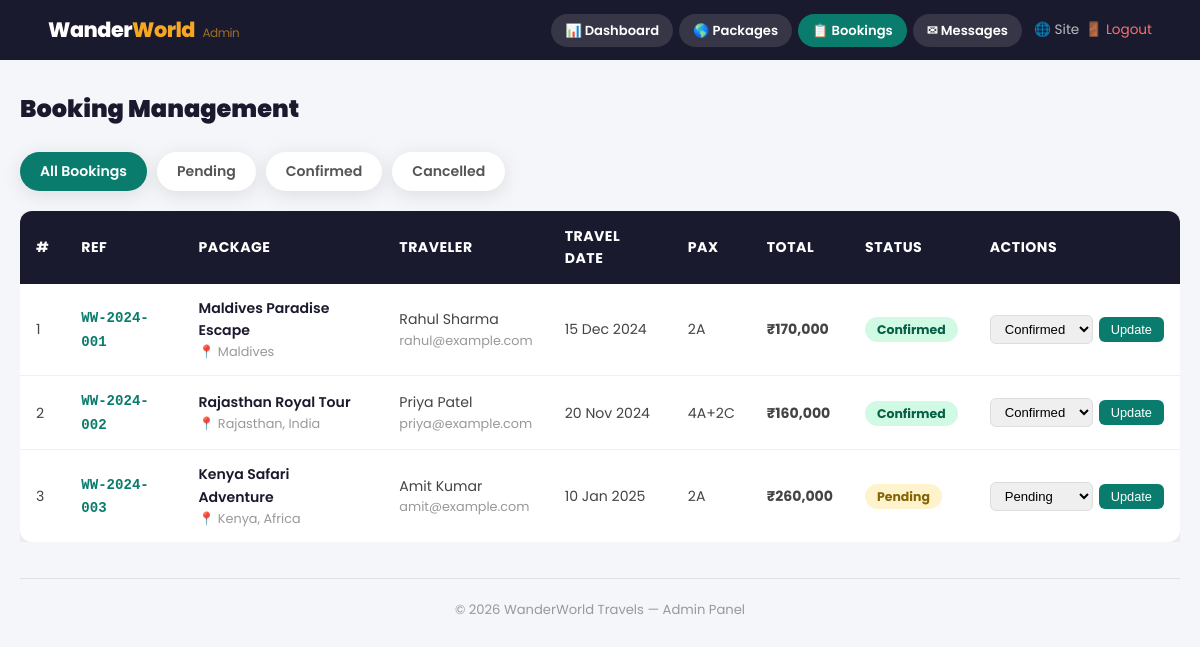
Page /admin.php?section=bookings (signed in) on the committed database.
### tables this page shows
CREATE TABLE IF NOT EXISTS bookings (
    id INT AUTO_INCREMENT PRIMARY KEY,
    booking_ref VARCHAR(20) UNIQUE NOT NULL,
    package_id INT NOT NULL,
    first_name VARCHAR(100) NOT NULL,
    last_name VARCHAR(100) NOT NULL,
    email VARCHAR(200) NOT NULL,
    phone VARCHAR(20) NOT NULL,
    travel_date DATE NOT NULL,
    num_adults INT NOT NULL DEFAULT 1,
    num_children INT DEFAULT 0,
    special_requests TEXT,
    total_price DECIMAL(10,2) NOT NULL,
    status ENUM('Pending','Confirmed','Cancelled') DEFAULT 'Pending',
    created_at TIMESTAMP DEFAULT CURRENT_TIMESTAMP,
    FOREIGN KEY (package_id) REFERENCES packages(id) ON DELETE CASCADE
);

CREATE TABLE IF NOT EXISTS packages (
    id INT AUTO_INCREMENT PRIMARY KEY,
    name VARCHAR(200) NOT NULL,
    destination VARCHAR(200) NOT NULL,
    category ENUM('Beach','Adventure','Cultural','Wildlife','Mountain','Luxury') NOT NULL,
    duration INT NOT NULL COMMENT 'Days',
    price DECIMAL(10,2) NOT NULL,
    original_price DECIMAL(10,2) DEFAULT NULL,
    max_people INT DEFAULT 20,
    image_url VARCHAR(500),
    gallery TEXT COMMENT 'JSON array of image URLs',
    short_desc TEXT,
    description LONGTEXT,
    itinerary LONGTEXT COMMENT 'JSON array of day-wise itinerary',
    includes TEXT COMMENT 'What is included',
    excludes TEXT COMMENT 'What is excluded',
    rating DECIMAL(2,1) DEFAULT 4.5,
    reviews_count INT DEFAULT 0,
    is_featured TINYINT(1) DEFAULT 0,
    is_active TINYINT(1) DEFAULT 1,
    created_at TIMESTAMP DEFAULT CURRENT_TIMESTAMP
);

### admin.php (the view, shortened to what this page needs)
<?php
require_once 'config.php';
$is_admin = !empty($_SESSION['admin']);
if ($is_admin) {
    $total_pkg  = $conn->query("SELECT COUNT(*) c FROM packages")->fetch_assoc()['c'];
    $total_book = $conn->query("SELECT COUNT(*) c FROM bookings")->fetch_assoc()['c'];
    $pending    = $conn->query("SELECT COUNT(*) c FROM bookings WHERE status='Pending'")->fetch_assoc()['c'];
    $confirmed  = $conn->query("SELECT COUNT(*) c FROM bookings WHERE status='Confirmed'")->fetch_assoc()['c'];
    $total_rev  = $conn->query("SELECT SUM(total_price) s FROM bookings WHERE status='Confirmed'")->fetch_assoc()['s'] ?? 0;
    $filter   = isset($_GET['filter']) ? $conn->real_escape_string($_GET['filter']) : '';
    $w        = $filter ? "WHERE b.status = '$filter'" : '';
    $bookings = $conn->query("SELECT b.*, p.name as pkg_name, p.destination FROM bookings b JOIN packages p ON b.package_id = p.id $w ORDER BY b.created_at DESC");
    $section      = isset($_GET['section']) ? $_GET['section'] : 'dashboard';
}
?>
<!DOCTYPE html>
<html lang="en">
<head>
    <link rel="stylesheet" href="style.css">
</head>
<body style="background:var(--light-gray);">
<?php if (!$is_admin): ?>
<div style="min-height:100vh; display:flex; align-items:center; justify-content:center; background:var(--dark);">
    <div style="background:white; border-radius:16px; padding:40px; width:380px; box-shadow:0 20px 60px rgba(0,0,0,0.4);">
        <div style="text-align:center; margin-bottom:28px;">
            <div class="logo">Wander<span>World</span></div>
            <div style="color:#6c757d; font-size:0.9rem; margin-top:8px;">Admin Panel</div>
        </div>
        <?php if (isset($login_error)): ?>
        <div class="alert alert-error"><?= $login_error ?></div>
        <?php endif; ?>
        <form method="POST">
            <div class="form-group">
                <label>Admin Password</label>
                <input type="password" name="password" placeholder="Enter password" required autofocus>
            </div>
            <button type="submit" class="submit-btn" style="margin-top:8px;">Login &rarr;</button>
        </form>
        <div style="text-align:center; margin-top:16px; font-size:0.82rem; color:#999;">Default password: admin123</div>
    </div>
</div>
<?php else: ?>
<nav style="background:var(--dark); padding:0 4%;">
    <div style="display:flex; justify-content:space-between; align-items:center; min-height:60px; flex-wrap:wrap; gap:8px; padding:8px 0;">
        <span class="logo" style="font-size:1.3rem;">Wander<span>World</span>
            <span style="font-size:0.75rem; opacity:0.6; font-weight:400; margin-left:4px;">Admin</span>
        </span>
        <div style="display:flex; gap:6px; align-items:center; flex-wrap:wrap;">
            <?php foreach (['dashboard' => '&#128202; Dashboard', 'packages' => '&#127758; Packages', 'bookings' => '&#128203; Bookings', 'messages' => '&#9993; Messages'] as $s => $lbl): ?>
            <a href="admin.php?section=<?= $s ?>"
               style="padding:6px 14px; border-radius:20px; font-size:0.82rem; font-weight:600; text-decoration:none;
                      background:<?= $section == $s ? 'var(--primary)' : 'rgba(255,255,255,0.12)' ?>;
                      color:white;"><?= $lbl ?></a>
            <?php endforeach; ?>
            <a href="index.php" style="color:rgba(255,255,255,0.7); font-size:0.85rem; margin-left:6px; text-decoration:none;" target="_blank">&#127760; Site</a>
            <a href="admin.php?logout=1" style="color:#f87171; font-size:0.85rem; text-decoration:none;">&#128682; Logout</a>
        </div>
    </div>
</nav>
<div class="admin-wrap">
<?php
if ($section === 'dashboard'): ?>
    <h2 style="font-size:1.5rem; font-weight:900; color:var(--dark); margin-bottom:24px;">Dashboard Overview</h2>
    <div style="display:grid; grid-template-columns:repeat(auto-fill,minmax(180px,1fr)); gap:16px; margin-bottom:32px;">
        <div class="stat-box"><div class="n" style="color:var(--primary);"><?= $total_pkg ?></div><div class="l">Total Packages</div></div>
        <div class="stat-box"><div class="n" style="color:#2563eb;"><?= $total_book ?></div><div class="l">Total Bookings</div></div>
        <div class="stat-box"><div class="n" style="color:#d97706;"><?= $pending ?></div><div class="l">Pending</div></div>
        <div class="stat-box"><div class="n" style="color:#059669;"><?= $confirmed ?></div><div class="l">Confirmed</div></div>
        <div class="stat-box"><div class="n" style="color:#7c3aed;">&#8377;<?= number_format($total_rev) ?></div><div class="l">Total Revenue</div></div>
    </div>
    <div style="display:flex; gap:12px; flex-wrap:wrap;">
        <a href="admin.php?section=packages&show_form=1" class="btn-add">+ Add New Package</a>
        <a href="admin.php?section=bookings" class="btn-add" style="background:#2563eb;">Manage Bookings</a>
        <a href="admin.php?section=messages" class="btn-add" style="background:#7c3aed;">View Messages</a>
    </div>
<?php
elseif ($section === 'bookings'): ?>
    <h2 style="font-size:1.5rem; font-weight:900; color:var(--dark); margin-bottom:24px;">Booking Management</h2>
    <div style="display:flex; gap:10px; margin-bottom:20px; flex-wrap:wrap;">
        <?php foreach ([''=>'All Bookings', 'Pending'=>'Pending', 'Confirmed'=>'Confirmed', 'Cancelled'=>'Cancelled'] as $f => $label): ?>
        <a href="admin.php?section=bookings&filter=<?= $f ?>"
           style="padding:8px 20px; border-radius:25px; font-size:0.88rem; font-weight:600; text-decoration:none;
                  background:<?= $filter == $f ? 'var(--primary)' : 'white' ?>;
                  color:<?= $filter == $f ? 'white' : '#555' ?>;
                  box-shadow:var(--shadow);"><?= $label ?></a>
        <?php endforeach; ?>
    </div>
    <div style="overflow-x:auto;">
        <table>
            <thead>
                <tr>
                    <th>#</th><th>Ref</th><th>Package</th><th>Traveler</th>
                    <th>Travel Date</th><th>Pax</th><th>Total</th><th>Status</th><th>Actions</th>
                </tr>
            </thead>
            <tbody>
                <?php
                $bookings->data_seek(0);
                if ($bookings->num_rows == 0): ?>
                <?php endif;
                $i = 1;
                while ($b = $bookings->fetch_assoc()): ?>
                <tr>
                    <td><?= $i++ ?></td>
                    <td><strong style="font-family:monospace; color:var(--primary);"><?= htmlspecialchars($b['booking_ref']) ?></strong></td>
                    <td>
                        <div style="font-weight:600; color:#1a1a2e;"><?= htmlspecialchars($b['pkg_name']) ?></div>
                        <div style="font-size:0.8rem; color:#999;">&#128205; <?= htmlspecialchars($b['destination']) ?></div>
                    </td>
                    <td>
                        <div><?= htmlspecialchars($b['first_name'] . ' ' . $b['last_name']) ?></div>
                        <div style="font-size:0.8rem; color:#999;"><?= htmlspecialchars($b['email']) ?></div>
                    </td>
                    <td><?= date('d M Y', strtotime($b['travel_date'])) ?></td>
                    <td><?= $b['num_adults'] ?>A<?= $b['num_children'] > 0 ? '+' . $b['num_children'] . 'C' : '' ?></td>
                    <td><strong>&#8377;<?= number_format($b['total_price']) ?></strong></td>
                    <td><span class="status-badge status-<?= $b['status'] ?>"><?= $b['status'] ?></span></td>
                    <td>
                        <form method="POST" style="display:flex; gap:6px; align-items:center;">
                            <select name="status" class="inline">
                                <option value="Pending"   <?= $b['status'] == 'Pending'   ? 'selected' : '' ?>>Pending</option>
                                <option value="Confirmed" <?= $b['status'] == 'Confirmed' ? 'selected' : '' ?>>Confirmed</option>
                            </select>
                            <button type="submit" class="upd-btn">Update</button>
                        </form>
                    </td>
                </tr>
                <?php endwhile; ?>
            </tbody>
        </table>
    </div>
<?php
endif;  ?>
    <div style="margin-top:36px; padding-top:20px; border-top:1px solid #e0e0e0; font-size:0.82rem; color:#999; text-align:center;">
        &copy; <?= date('Y') ?> <?= SITE_NAME ?> &mdash; Admin Panel
    </div>
</div>
<?php endif;  ?>
</body>
</html>

### style.css (style rules this page uses)
*, *::before, *::after { box-sizing: border-box; margin: 0; padding: 0; }
:root { --primary: #0a7c6e; --primary-dark: #065a50; --primary-light: #e6f4f2; --primary-mid: #0d9b8a; --accent: #f5a623; --accent-dark: #d4891a; --accent-light: #fff3d6; --dark: #1a1a2e; --dark-2: #16213e; --gray: #6c757d; --gray-light: #adb5bd; --light-gray: #f4f6f9; --white: #ffffff; --shadow-sm: 0 2px 8px rgba(0,0,0,0.08); --shadow: 0 4px 20px rgba(0,0,0,0.1); --shadow-hover: 0 12px 40px rgba(0,0,0,0.18); --shadow-card: 0 6px 30px rgba(0,0,0,0.12); --radius: 14px; --radius-sm: 8px; --radius-lg: 20px; --transition: all 0.3s cubic-bezier(0.4, 0, 0.2, 1); --font-body: 'Poppins', 'Segoe UI', Tahoma, Geneva, Verdana, sans-serif; --font-heading: 'Playfair Display', Georgia, serif; }
html { scroll-behavior: smooth; }
body { font-family: var(--font-body); color: #333; background: #fff; line-height: 1.6; overflow-x: hidden; }
a { text-decoration: none; color: inherit; }
.logo { font-size: 1.6rem; font-weight: 800; color: var(--white); letter-spacing: -0.5px; font-family: var(--font-body); }
.logo span { color: var(--accent); }

### admin.php (style rules this page uses)
.admin-wrap { max-width:1200px; margin:0 auto; padding:30px 20px; }
table { width:100%; border-collapse:collapse; background:white; border-radius:12px; overflow:hidden; box-shadow:var(--shadow); }
th { background:var(--dark); color:white; padding:14px 16px; text-align:left; font-size:0.88rem; text-transform:uppercase; letter-spacing:0.5px; }
td { padding:13px 16px; border-bottom:1px solid #f0f0f0; font-size:0.88rem; color:#444; vertical-align:middle; }
tr:last-child td { border-bottom:none; }
.status-badge { padding:4px 12px; border-radius:20px; font-size:0.78rem; font-weight:700; }
.status-Pending { background:#fff3cd; color:#856404; }
.status-Confirmed { background:#d1fae5; color:#065f46; }
select.inline { padding:5px 10px; border:1px solid #ddd; border-radius:6px; font-size:0.82rem; }
.upd-btn { padding:5px 12px; background:var(--primary); color:white; border:none; border-radius:6px; font-size:0.8rem; cursor:pointer; }

### rows in the picture
bookings: booking_ref "WW-2024-001", package.name "Maldives Paradise Escape", package.destination "Maldives", first_name+last_name "Rahul Sharma", email "rahul@example.com", travel_date "15 Dec 2024", num_adults "2", total_price "170,000", status "Confirmed"
bookings: booking_ref "WW-2024-002", package.name "Rajasthan Royal Tour", package.destination "Rajasthan, India", first_name+last_name "Priya Patel", email "priya@example.com", travel_date "20 Nov 2024", num_adults "4", num_children "2", total_price "160,000", status "Confirmed"
bookings: booking_ref "WW-2024-003", package.name "Kenya Safari Adventure", package.destination "Kenya, Africa", first_name+last_name "Amit Kumar", email "amit@example.com", travel_date "10 Jan 2025", num_adults "2", total_price "260,000", status "Pending"

### other values in the picture
$lbl "📊 Dashboard"
$lbl "🌎 Packages"
$lbl "📋 Bookings"
$lbl "✉ Messages"
$label "All Bookings"
$label "Pending"
$label "Confirmed"
$label "Cancelled"
SITE_NAME "WanderWorld Travels"
